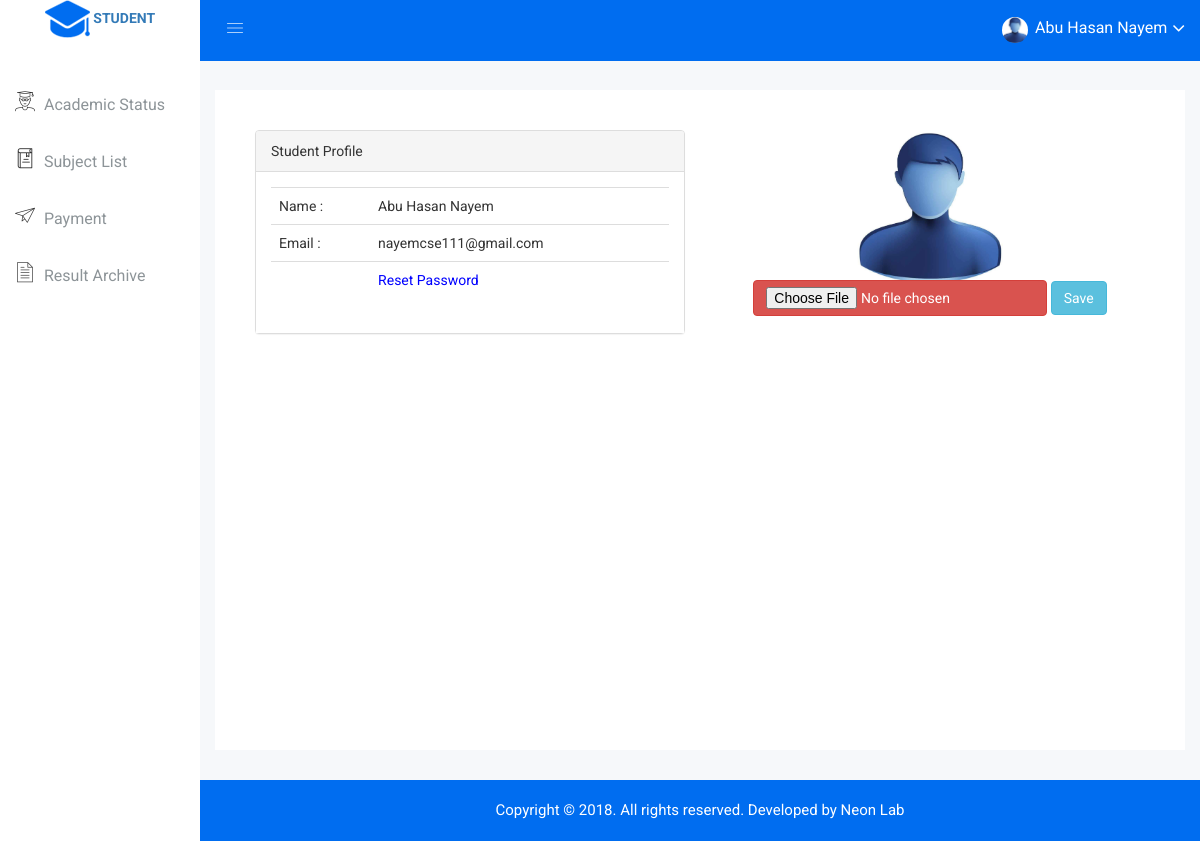
The app's page /student/profile.php (signed in) with its own data.
### tables this page shows
CREATE TABLE `student` (
  `id` int(11) NOT NULL,
  `name` varchar(55) NOT NULL,
  `father_name` varchar(55) NOT NULL,
  `current_class` varchar(55) NOT NULL,
  `batch` varchar(55) NOT NULL,
  `current_roll` varchar(55) DEFAULT NULL,
  `student_group` varchar(55) NOT NULL,
  `mobile` varchar(55) NOT NULL,
  `email` varchar(55) NOT NULL,
  `gender` varchar(10) NOT NULL,
  `blood_group` varchar(10) NOT NULL,
  `password` varchar(255) NOT NULL,
  `registration_date` timestamp NOT NULL DEFAULT CURRENT_TIMESTAMP,
  `token` varchar(65) NOT NULL,
  `status` tinyint(4) NOT NULL DEFAULT '1',
  `profile_picture` text,
  `result_6` varchar(255) DEFAULT NULL,
  `result_7` varchar(255) DEFAULT NULL,
  `result_8` varchar(255) DEFAULT NULL,
  `result_9` varchar(255) DEFAULT NULL,
  `result_10` varchar(255) DEFAULT NULL
);

### student/profile.php (the view, shortened to what this page needs)
<?php include 'include/header.php'; ?>
        <div class="product-sales-area mg-tb-30">
            <div class="container-fluid">
                <div class="row">
                    <div class="col-lg-12 col-md-12 col-sm-12 col-xs-12" >
                        <div class="product-sales-chart" style=" padding: 40px;">
                            <div class="portlet-title">
                                <div class="row">
                                    <div class="col-md-6 mt-4">
                                        <div class="outer-w3-agile col-xl mr-xl-3">
                                            <div class="panel panel-default">
                                                <div class="panel-heading">
                                                    Student Profile
                                                </div>
                                                <div class="panel-body">
                                                    <table class="table">
                                                        <tr>
                                                            <td>Name : </td>
                                                            <td><?php echo $row_student['name'] ?></td>
                                                        </tr>
                                                        <tr>
                                                            <td>Email : </td>
                                                            <td><?php echo $row_student['email'] ?></td>
                                                        </tr>
                                                        <tr>
                                                            <td></td>
                                                            <td><a href="profile_edit.php" style="color: blue; text-align: right;">Reset Password</a></td>
                                                        </tr>
                                                    </table>
                                                </div>
                                            </div>
                                        </div>
                                    </div>
                                    <div class="col-md-6 mt-4 text-center">
                                        <div class="outer-w3-agile col-xl mr-xl-3">
                                                <?php if (!empty($row_student['profile_picture'])): ?>
                                                    <img src="img/student/<?php echo $row_student['profile_picture'] ?>" alt="" style="height: 150px; width: 150px;" class="mb-4">
                                                <?php endif ?>
                                                <form action="" method="post" enctype="multipart/form-data">
                                                    <input type="file" name="image" class="btn btn-danger text-center" style="display: inline">
                                                    <button type="submit" class="btn btn-info btn" name="profile_picture">Save</button>
                                                </form>
                                        </div>
                                    </div>
                                </div>
                            </div>
                            <div id="extra-area-chart" style="height: 356px;"></div>
                        </div>
                    </div>
                </div>
            </div>
        </div>
<?php include 'include/footer.php'; ?>

### student/include/header.php (shortened to what this page needs)
<?php
    include '../db/db.php';
?>
<?php
    $student_id = $_SESSION['student_id'];
    $query_student              = "SELECT * FROM student WHERE id = :student_id";
    $stmt_student               = $db->prepare($query_student);
    $stmt_student              -> bindValue(':student_id',$student_id, PDO::PARAM_STR);
    $result_student             = $stmt_student->execute();
    $row_student               = $stmt_student->fetch();
?>
<!doctype html>
<html class="no-js" lang="en">
<head>
    <link rel="stylesheet" href="css/bootstrap.min.css">
    <link rel="stylesheet" href="css/font-awesome.min.css">
    <link rel="stylesheet" href="css/owl.carousel.css">
    <link rel="stylesheet" href="css/owl.theme.css">
    <link rel="stylesheet" href="css/owl.transitions.css">
    <link rel="stylesheet" href="css/animate.css">
    <link rel="stylesheet" href="css/normalize.css">
    <link rel="stylesheet" href="css/meanmenu.min.css">
    <link rel="stylesheet" href="css/main.css">
    <link rel="stylesheet" href="css/educate-custon-icon.css">
    <link rel="stylesheet" href="css/morrisjs/morris.css">
    <link rel="stylesheet" href="css/scrollbar/jquery.mCustomScrollbar.min.css">
    <link rel="stylesheet" href="css/metisMenu/metisMenu.min.css">
    <link rel="stylesheet" href="css/metisMenu/metisMenu-vertical.css">
    <link rel="stylesheet" href="css/calendar/fullcalendar.min.css">
    <link rel="stylesheet" href="css/calendar/fullcalendar.print.min.css">
    <link rel="stylesheet" href="style.css">
    <link rel="stylesheet" href="css/responsive.css">
</head>
<body>
    <div class="left-sidebar-pro">
        <nav id="sidebar" class="">
            <div class="sidebar-header">
                <a href="index.html"><img class="main-logo" src="img/logo/logosn.png" alt="" />
                    <b>STUDENT</b></a>
            </div>
            <div class="left-custom-menu-adp-wrap comment-scrollbar">
                <nav class="sidebar-nav left-sidebar-menu-pro">
                    <ul class="metismenu" id="menu1">
                        <br><br>
                        <li>
                            <a href="index.php"><span class="educate-icon educate-student icon-wrap"></span> <span class="mini-click-non">Academic Status</span></a>
                        </li>
                        <li>
                            <a href="subject_list.php"><span class="educate-icon educate-library icon-wrap"></span> <span class="mini-click-non">Subject List</span></a>
                        </li>
                        <li>
                            <a href="payment.php"><span class="educate-icon educate-interface icon-wrap"></span> <span class="mini-click-non">Payment</span></a>
                        </li>
                        <li>
                            <a href="result_archive.php"><span class="educate-icon educate-data-table icon-wrap"></span> <span class="mini-click-non">Result Archive</span></a>
                        </li>
                    </ul>
                </nav>
            </div>
        </nav>
    </div>
    <div class="all-content-wrapper">
        <div class="container-fluid">
            <div class="row">
                <div class="col-lg-12 col-md-12 col-sm-12 col-xs-12">
                    <div class="logo-pro">
                        <a href="index.html"><img class="main-logo" src="img/logo/logo.png" alt="" /></a>
                    </div>
                </div>
            </div>
        </div>
        <div class="header-advance-area">
            <div class="header-top-area">
                <div class="container-fluid">
                    <div class="row">
                        <div class="col-lg-12 col-md-12 col-sm-12 col-xs-12">
                            <div class="header-top-wraper">
                                <div class="row">
                                    <div class="col-lg-1 col-md-0 col-sm-1 col-xs-12">
                                        <div class="menu-switcher-pro">
                                            <button type="button" id="sidebarCollapse" class="btn bar-button-pro header-drl-controller-btn btn-info navbar-btn">
                                                    <i class="educate-icon educate-nav"></i>
                                                </button>
                                        </div>
                                    </div>
                                    <div class="col-lg-5 col-md-5 col-sm-12 col-xs-12">
                                        <div class="header-right-info">
                                            <ul class="nav navbar-nav mai-top-nav header-right-menu">
                                                <li class="nav-item">
                                                    <a href="#" data-toggle="dropdown" role="button" aria-expanded="false" class="nav-link dropdown-toggle">
                                                            <img src="img/student/<?php echo $row_student['profile_picture'] ?>" alt="" />
                                                            <span class="admin-name">
                                                                <?php echo $row_student['name']; ?>
                                                            </span>
                                                            <i class="fa fa-angle-down edu-icon edu-down-arrow"></i>
                                                        </a>
                                                </li>
                                            </ul>
                                        </div>
                                    </div>
                                </div>
                            </div>
                        </div>
                    </div>
                </div>
            </div>
        </div>

### student/css/main.css (style rules this page uses)
html { color: #222; font-size: 1em; line-height: 1.4; }
audio, canvas, iframe, img, svg, video { vertical-align: middle; }

### student/css/metisMenu/metisMenu-vertical.css (style rules this page uses)
.sidebar-nav { background: #fff; }
.sidebar-nav ul { padding: 0; margin: 0; list-style: none; background: #f5f5f5; }
.sidebar-nav .metismenu { background: #fff; display: -webkit-box; display: -ms-flexbox; display: flex; -webkit-box-orient: vertical; -webkit-box-direction: normal; -ms-flex-direction: column; flex-direction: column; }
.sidebar-nav .metismenu li + li { margin-top: 5px; }
.sidebar-nav .metismenu li:last-child { margin-bottom: 5px; }
.sidebar-nav .metismenu > li { display: -webkit-box; display: -ms-flexbox; display: flex; -webkit-box-orient: vertical; -webkit-box-direction: normal; -ms-flex-direction: column; flex-direction: column; position: relative; }
.sidebar-nav .metismenu a { position: relative; display: block; padding: 13px 15px; color: #444; outline-width: 0; transition: all .3s ease-out; font-size:16px; font-weight:400; }
.sidebar-nav .metismenu li .icon-wrap { margin-right:5px; font-size:20px; color:#303030; }

### records on screen
student: profile_picture (picture), name "Abu Hasan Nayem", email "nayemcse111@gmail.com"
